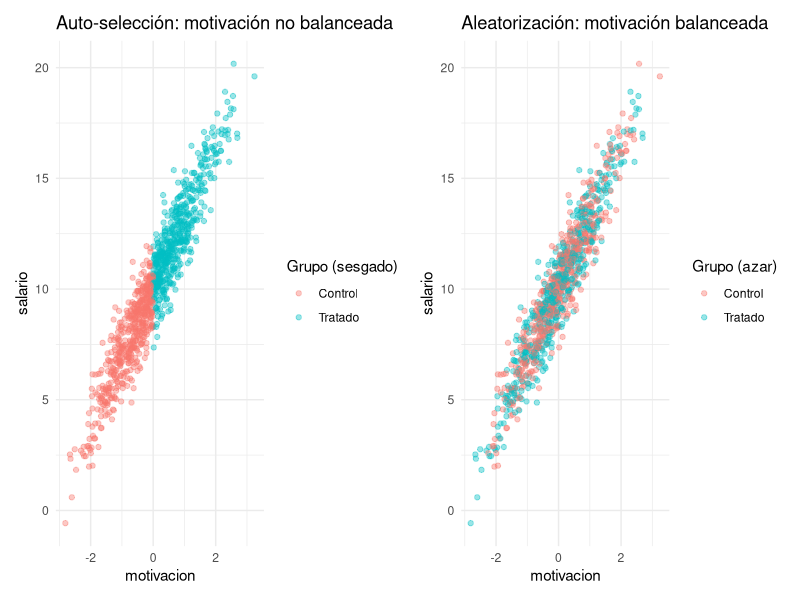
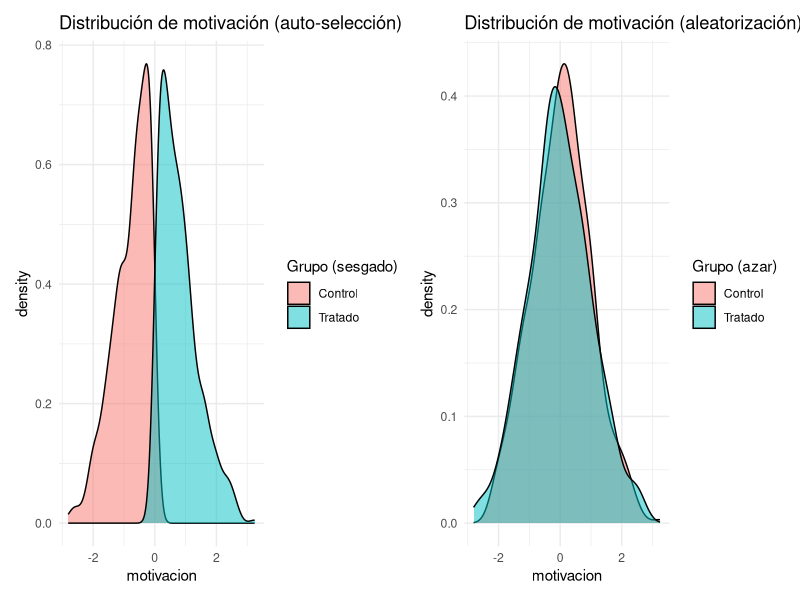

These figures' R source, in order:
## ---- chunk 1
set.seed(123)
library(ggplot2)
library(patchwork)

# Simular datos
N <- 1000
motivacion <- rnorm(N)
epsilon <- rnorm(N)
salario <- 10 + 3 * motivacion + epsilon

# Tratamiento con sesgo: más motivados
tratamiento_sesgado <- ifelse(motivacion > 0, 1, 0)
# Tratamiento aleatorio
tratamiento_azar <- rbinom(N, 1, 0.5)

# Armar data frame
df <- data.frame(
  salario,
  motivacion,
  sesgado = factor(tratamiento_sesgado, labels = c("Control", "Tratado")),
  azar = factor(tratamiento_azar, labels = c("Control", "Tratado"))
)

# Gráfico 1: dispersión con auto-selección
p1 <- ggplot(df, aes(x = motivacion, y = salario, color = sesgado)) +
  geom_point(alpha = 0.4) +
  labs(title = "Auto-selección: motivación no balanceada",
       color = "Grupo (sesgado)") +
  theme_minimal()

# Gráfico 2: dispersión con aleatorización
p2 <- ggplot(df, aes(x = motivacion, y = salario, color = azar)) +
  geom_point(alpha = 0.4) +
  labs(title = "Aleatorización: motivación balanceada",
       color = "Grupo (azar)") +
  theme_minimal()

p1 + p2
## ---- chunk 2
# Gráfico 3: densidad de motivación según tratamiento sesgado
dens1 <- ggplot(df, aes(x = motivacion, fill = sesgado)) +
  geom_density(alpha = 0.5) +
  labs(title = "Distribución de motivación (auto-selección)",
       fill = "Grupo (sesgado)") +
  theme_minimal()

# Gráfico 4: densidad de motivación según tratamiento aleatorio
dens2 <- ggplot(df, aes(x = motivacion, fill = azar)) +
  geom_density(alpha = 0.5) +
  labs(title = "Distribución de motivación (aleatorización)",
       fill = "Grupo (azar)") +
  theme_minimal()

dens1 + dens2
